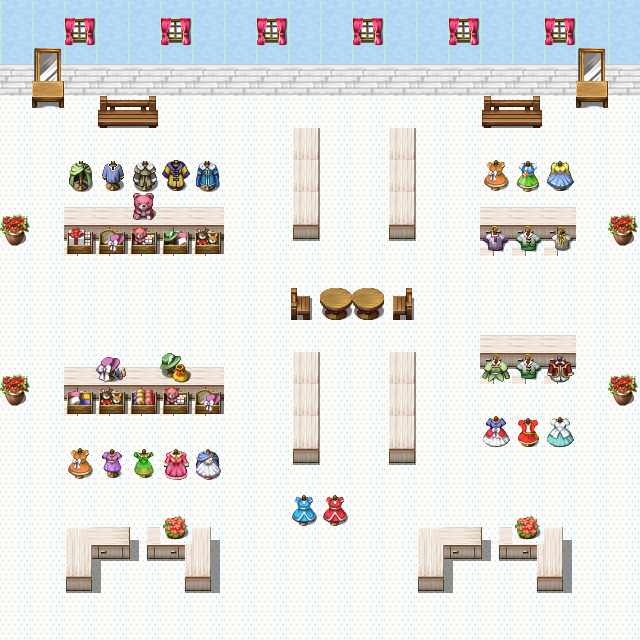

A 2D game scene composited from a Tiled map and its tileset images. What follows is a short description and the map's XML, with every tile layer's data as written:
An orthogonal 20x20 tile map with 32x32 px tiles, 4 tile layers (ground, element, element2, window), 6 tilesets and 12 objects (itema, item2, item3, item4, item5, ...).

<map version="1.10" tiledversion="1.10.2" orientation="orthogonal" renderorder="right-down" width="20" height="20" tilewidth="32" tileheight="32" infinite="0" nextlayerid="6" nextobjectid="19">
 <editorsettings>
  <export target="../map/level2.tmj" format="json" />
 </editorsettings>
 <tileset firstgid="1" name="house" tilewidth="32" tileheight="32" tilecount="256" columns="16">
  <image source="house.png" width="512" height="512" />
 </tileset>
 <tileset firstgid="257" name="wall" tilewidth="32" tileheight="32" tilecount="288" columns="12">
  <image source="wall.jpg" width="385" height="770" />
 </tileset>
 <tileset firstgid="545" name="cloth" tilewidth="32" tileheight="32" tilecount="160" columns="16">
  <image source="cloth.png" width="512" height="320" />
 </tileset>
 <tileset firstgid="705" name="room" tilewidth="32" tileheight="32" tilecount="112" columns="8">
  <image source="room.png" width="256" height="448" />
 </tileset>
 <tileset firstgid="817" name="element2" tilewidth="32" tileheight="32" tilecount="814" columns="22">
  <image source="element2.png" width="718" height="1214" />
 </tileset>
 <tileset firstgid="1631" name="element3" tilewidth="32" tileheight="32" tilecount="256" columns="16">
  <image source="element3.png" width="512" height="512" />
 </tileset>
 <layer id="1" name="ground" width="20" height="20">
  <data encoding="csv">
530,530,530,530,530,530,530,530,530,530,530,530,530,530,530,530,530,530,530,530,
530,530,530,530,530,530,530,530,530,530,530,530,530,530,530,530,530,530,530,530,
460,460,460,460,460,460,460,460,460,460,460,460,460,460,460,460,460,460,460,460,
318,318,318,318,318,318,318,318,318,318,318,318,318,318,318,318,318,318,318,318,
318,318,318,318,318,318,318,318,318,318,318,318,318,318,318,318,318,318,318,318,
318,318,318,318,318,318,318,318,318,318,318,318,318,318,318,318,318,318,318,318,
318,318,318,318,318,318,318,318,318,318,318,318,318,318,318,318,318,318,318,318,
318,318,318,318,318,318,318,318,318,318,318,318,318,318,318,318,318,318,318,318,
318,318,318,318,318,318,318,318,318,318,318,318,318,318,318,318,318,318,318,318,
318,318,318,318,318,318,318,318,318,318,318,318,318,318,318,318,318,318,318,318,
318,318,318,318,318,318,318,318,318,318,318,318,318,318,318,318,318,318,318,318,
318,318,318,318,318,318,318,318,318,318,318,318,318,318,318,318,318,318,318,318,
318,318,318,318,318,318,318,318,318,318,318,318,318,318,318,318,318,318,318,318,
318,318,318,318,318,318,318,318,318,318,318,318,318,318,318,318,318,318,318,318,
318,318,318,318,318,318,318,318,318,318,318,318,318,318,318,318,318,318,318,318,
318,318,318,318,318,318,318,318,318,318,318,318,318,318,318,318,318,318,318,318,
318,318,318,318,318,318,318,318,318,318,318,318,318,318,318,318,318,318,318,318,
318,318,318,318,318,318,318,318,318,318,318,318,318,318,318,318,318,318,318,318,
318,318,318,318,318,318,318,318,318,318,318,318,318,318,318,318,318,318,318,318,
318,318,318,318,318,318,318,318,318,318,318,318,318,318,318,318,318,318,318,318
</data>
 </layer>
 <objectgroup id="5" name="Object Layer 1">
  <object id="1" name="itema" x="92.2013" y="319.631">
   <point />
  </object>
  <object id="2" name="item2" x="191.779" y="317.172">
   <point />
  </object>
  <object id="3" name="item3" x="351.594" y="193.008">
   <point />
  </object>
  <object id="4" name="item4" x="349.136" y="415.521">
   <point />
  </object>
  <object id="6" name="item5" x="323.319" y="323.32">
   <point />
  </object>
  <object id="7" name="item6" x="527.391" y="317.172">
   <point />
  </object>
  <object id="10" name="item8" x="239.723" y="142.605">
   <point />
  </object>
  <object id="11" name="item9" x="143.834" y="319.631">
   <point />
  </object>
  <object id="12" name="item10" x="577.795" y="315.943">
   <point />
  </object>
  <object id="16" name="item7" x="363.888" y="588.859">
   <point />
  </object>
  <object id="17" name="item11" x="286.439" y="588.859">
   <point />
  </object>
  <object id="18" x="-170.667" y="232">
   <point />
  </object>
 </objectgroup>
 <layer id="3" name="element" width="20" height="20">
  <data encoding="csv">
0,0,0,0,0,0,0,0,0,0,0,0,0,0,0,0,0,0,0,0,
0,1680,0,0,0,0,0,0,0,0,0,0,0,0,0,0,0,0,1680,0,
0,1696,0,0,0,0,0,0,0,0,0,0,0,0,0,0,0,0,1696,0,
0,1651,0,229,230,0,0,0,0,0,0,0,0,0,0,229,230,0,1651,0,
0,0,0,0,0,0,0,0,0,1087,0,0,1087,0,0,0,0,0,0,0,
0,0,0,0,0,0,0,0,0,1087,0,0,1087,0,0,0,0,0,0,0,
202,0,1067,1067,1067,1067,1067,0,0,1087,0,0,1087,0,0,1067,1067,1067,0,0,
218,0,1089,1089,1089,1089,1089,0,0,1109,0,0,1109,0,0,1089,1089,1089,0,0,
0,0,0,0,0,0,0,0,0,0,0,0,0,0,0,0,0,0,0,0,
0,0,0,0,0,0,0,0,0,179,133,133,180,0,0,0,0,0,0,0,
0,0,0,0,0,0,0,0,0,0,0,0,0,0,0,1067,1067,1067,0,0,
202,0,1067,1067,1067,1067,1067,0,0,1087,0,0,1087,0,0,1089,1089,1089,0,0,
218,0,1089,1089,1089,1089,1089,0,0,1087,0,0,1087,0,0,0,0,0,0,0,
0,0,0,0,0,0,0,0,0,1087,0,0,1087,0,0,0,0,0,0,0,
0,0,0,0,0,0,0,0,0,1109,0,0,1109,0,0,0,0,0,0,0,
0,0,0,0,0,0,0,0,0,0,0,0,0,0,0,0,0,0,0,0,
0,0,1060,1061,1062,222,1064,0,0,0,0,0,0,1060,1061,1062,222,1064,0,0,
0,0,1082,1083,1084,1085,1086,0,0,0,0,0,0,1082,1083,1084,1085,1086,0,0,
0,0,1104,1105,1106,1107,1108,0,0,0,0,0,0,1104,1105,1106,1107,1108,0,0,
0,0,0,0,0,0,0,0,0,0,0,0,0,0,0,0,0,0,0,0
</data>
 </layer>
 <layer id="4" name="element2" width="20" height="20">
  <data encoding="csv">
0,0,0,0,0,0,0,0,0,0,0,0,0,0,0,0,0,0,0,0,
0,0,0,0,0,0,0,0,0,0,0,0,0,0,0,0,0,0,0,0,
0,0,0,0,0,0,0,0,0,0,0,0,0,0,0,0,0,0,0,0,
0,0,0,0,0,0,0,0,0,0,0,0,0,0,0,0,0,0,0,0,
0,0,0,0,0,0,0,0,0,0,0,0,0,0,0,0,0,0,0,0,
0,0,635,634,637,639,640,0,0,0,0,0,0,0,0,654,666,667,0,0,
0,0,0,0,1841,0,0,0,0,0,0,0,0,0,0,0,0,0,0,202,
0,0,626,644,645,616,641,0,0,0,0,0,0,0,0,681,686,687,0,218,
0,0,0,0,0,0,0,0,0,0,0,0,0,0,0,0,0,0,0,0,
0,0,0,0,0,0,0,0,0,0,0,0,0,0,0,0,0,0,0,0,
0,0,0,0,0,0,0,0,0,0,0,0,0,0,0,0,0,0,0,0,
0,0,0,1728,0,1842,0,0,0,0,0,0,0,0,0,683,686,688,0,202,
0,0,611,641,630,645,644,0,0,0,0,0,0,0,0,0,0,0,0,218,
0,0,0,0,0,0,0,0,0,0,0,0,0,0,0,653,668,650,0,0,
0,0,654,655,656,651,652,0,0,0,0,0,0,0,0,0,0,0,0,0,
0,0,0,0,0,0,0,0,0,1844,1843,0,0,0,0,0,0,0,0,0,
0,0,0,0,0,0,0,0,0,1860,1859,0,0,0,0,0,0,0,0,0,
0,0,0,0,0,0,0,0,0,0,0,0,0,0,0,0,0,0,0,0,
0,0,0,0,0,0,0,0,0,0,0,0,0,0,0,0,0,0,0,0,
0,0,0,0,0,0,0,0,0,0,0,0,0,0,0,0,0,0,0,0
</data>
 </layer>
 <layer id="2" name="window" width="20" height="20">
  <data encoding="csv">
0,0,2,0,0,2,0,0,2,0,0,2,0,0,2,0,0,2,0,0,
0,0,18,0,0,18,0,0,18,0,0,18,0,0,18,0,0,18,0,0,
0,0,0,0,0,0,0,0,0,0,0,0,0,0,0,0,0,0,0,0,
0,0,0,0,0,0,0,0,0,0,0,0,0,0,0,0,0,0,0,0,
0,0,0,0,0,0,0,0,0,0,0,0,0,0,0,0,0,0,0,0,
0,0,0,0,0,0,0,0,0,0,0,0,0,0,0,0,0,0,0,0,
0,0,0,0,0,0,0,0,0,0,0,0,0,0,0,0,0,0,0,0,
0,0,0,0,0,0,0,0,0,0,0,0,0,0,0,0,0,0,0,0,
0,0,0,0,0,0,0,0,0,0,0,0,0,0,0,0,0,0,0,0,
0,0,0,0,0,0,0,0,0,0,0,0,0,0,0,0,0,0,0,0,
0,0,0,0,0,0,0,0,0,0,0,0,0,0,0,0,0,0,0,0,
0,0,0,0,0,0,0,0,0,0,0,0,0,0,0,0,0,0,0,0,
0,0,0,0,0,0,0,0,0,0,0,0,0,0,0,0,0,0,0,0,
0,0,0,0,0,0,0,0,0,0,0,0,0,0,0,0,0,0,0,0,
0,0,0,0,0,0,0,0,0,0,0,0,0,0,0,0,0,0,0,0,
0,0,0,0,0,0,0,0,0,0,0,0,0,0,0,0,0,0,0,0,
0,0,0,0,0,0,0,0,0,0,0,0,0,0,0,0,0,0,0,0,
0,0,0,0,0,0,0,0,0,0,0,0,0,0,0,0,0,0,0,0,
0,0,0,0,0,0,0,0,0,0,0,0,0,0,0,0,0,0,0,0,
0,0,0,0,0,0,0,0,0,0,0,0,0,0,0,0,0,0,0,0
</data>
 </layer>
</map>
